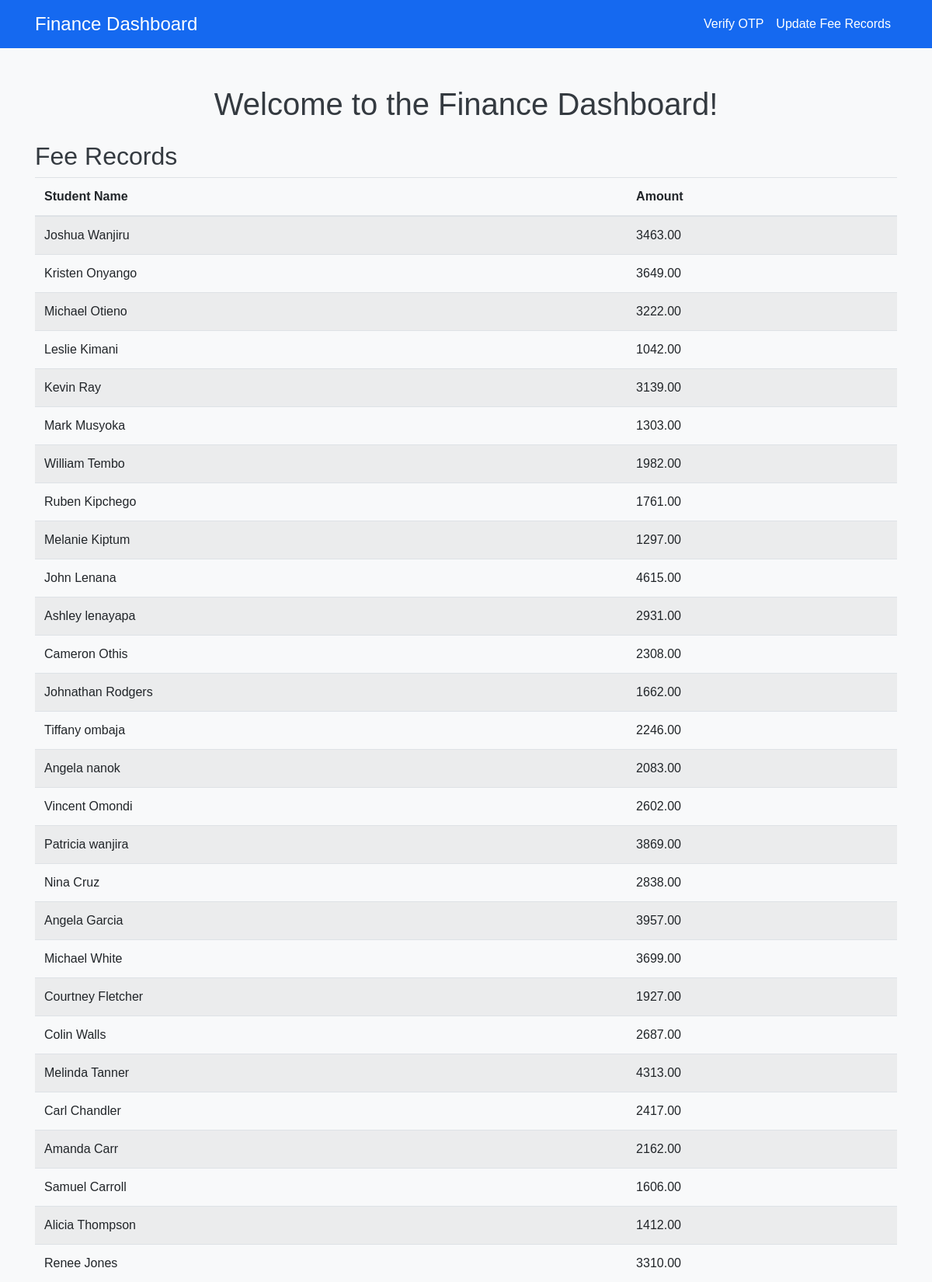
The page /finance_admin_dashboard/ (signed in, upper part) on the database its author committed.
### otpa/models.py (models this page shows, shortened)
class FeeRecord(models.Model):
    student = models.ForeignKey(Student, on_delete=models.CASCADE)
    amount = models.DecimalField(max_digits=10, decimal_places=2)
    date_paid = models.DateField()

class Student(models.Model):
    user = models.OneToOneField(User, on_delete=models.CASCADE)
    student_id = models.CharField(max_length=100, unique=True)
    name = models.CharField(max_length=255)
    email = models.EmailField(unique=True)
    phone = models.CharField(max_length=15)
    date_of_birth = models.DateField(default=datetime.date.today)
    address = models.CharField(max_length=255)
    department = models.ForeignKey(Department, on_delete=models.CASCADE,  default=1)
    courses = models.ManyToManyField(Course)
    has_paid_fees = models.BooleanField(default=False)
    has_passed_semester_exams = models.BooleanField(default=False)
    phone_number = models.CharField(max_length=20)
    profile_photo = models.ImageField(upload_to='profile_photos/', null=True, blank=True)  # Profile photo field

### otpa/views.py (the view)
# urls.py: path('finance_admin_dashboard/', views.finance_admin_dashboard , name='finance_admin_dashboard'),
@login_required
def finance_admin_dashboard(request):
	fee_records = FeeRecord.objects.all()
	student_records = Student.objects.all()
	exam_records = Exam.objects.all()
	return render(request, 'finance_admin_dashboard.html',  {'fee_records': fee_records, 'student_records': student_records, 'exam_records': exam_records})

### otpa/models.py (called while the page is built)
    def __str__(self):
        return self.name

### otpa/templates/finance_admin_dashboard.html (shortened to what this page needs)
<!DOCTYPE html>
<html lang="en">
<head>
    <link href="https://stackpath.bootstrapcdn.com/bootstrap/4.5.2/css/bootstrap.min.css" rel="stylesheet">
</head>
<body>
    <nav class="navbar navbar-expand-lg navbar-dark "  style="background-color: #1569f0;">
        <div class="container">
            <a class="navbar-brand" href="#">Finance Dashboard</a>
            <div class="collapse navbar-collapse" id="navbarNav">
                <ul class="navbar-nav ml-auto">
                    <li class="nav-item">
                        <a class="nav-link" href="{% url 'verify_otp' %}">Verify OTP</a>
                    </li>
                    <li class="nav-item">
                        <a class="nav-link" href="{% url 'update_fee_records' %}">Update Fee Records</a>
                    </li>
                </ul>
            </div>
        </div>
    </nav>
    <div class="container mt-5">
        <h1 class="text-center mb-4">Welcome to the Finance Dashboard!</h1>
        <h2>Fee Records</h2>
        <div class="table-responsive">
            <table class="table table-striped">
                <thead>
                    <tr>
                        <th>Student Name</th>
                        <th>Amount</th>
                    </tr>
                </thead>
                <tbody>
                    {% for fee_record in fee_records %}
                        <tr>
                            <td>{{ fee_record.student.name }}</td>
                            <td>{{ fee_record.amount }}</td>
                        </tr>
                    {% endfor %}
                </tbody>
            </table>
        </div>
    </div>
</body>
</html>

### otpa/templates/finance_admin_dashboard.html (style rules this page uses)
body { font-family: Arial, sans-serif; background-color: #f8f9fa; }
.navbar { background-color: #343a40; }
.navbar-brand { font-size: 1.5rem; }
.navbar-nav .nav-item .nav-link { color: #ffffff; }
h1, h2 { color: #343a40; }
.table th, .table td { vertical-align: middle; }
.table-responsive { overflow-x: auto; }
.table th { white-space: nowrap; }

### rows shown on the page
FeeRecord: student.name "Joshua Wanjiru", amount "3463.00"
FeeRecord: student.name "Kristen Onyango", amount "3649.00"
FeeRecord: student.name "Michael Otieno", amount "3222.00"
FeeRecord: student.name "Leslie Kimani", amount "1042.00"
FeeRecord: student.name "Kevin Ray", amount "3139.00"
FeeRecord: student.name "Mark Musyoka", amount "1303.00"
FeeRecord: student.name "William Tembo", amount "1982.00"
FeeRecord: student.name "Ruben Kipchego", amount "1761.00"
FeeRecord: student.name "Melanie Kiptum", amount "1297.00"
FeeRecord: student.name "John Lenana", amount "4615.00"
FeeRecord: student.name "Ashley lenayapa", amount "2931.00"
FeeRecord: student.name "Cameron Othis", amount "2308.00"
FeeRecord: student.name "Johnathan Rodgers", amount "1662.00"
FeeRecord: student.name "Tiffany ombaja", amount "2246.00"
FeeRecord: student.name "Angela nanok", amount "2083.00"
FeeRecord: student.name "Vincent Omondi", amount "2602.00"
FeeRecord: student.name "Patricia wanjira", amount "3869.00"
FeeRecord: student.name "Nina Cruz", amount "2838.00"
FeeRecord: student.name "Angela Garcia", amount "3957.00"
FeeRecord: student.name "Michael White", amount "3699.00"
FeeRecord: student.name "Courtney Fletcher", amount "1927.00"
FeeRecord: student.name "Colin Walls", amount "2687.00"
FeeRecord: student.name "Melinda Tanner", amount "4313.00"
FeeRecord: student.name "Carl Chandler", amount "2417.00"
FeeRecord: student.name "Amanda Carr", amount "2162.00"
FeeRecord: student.name "Samuel Carroll", amount "1606.00"
FeeRecord: student.name "Alicia Thompson", amount "1412.00"
FeeRecord: student.name "Renee Jones", amount "3310.00"
